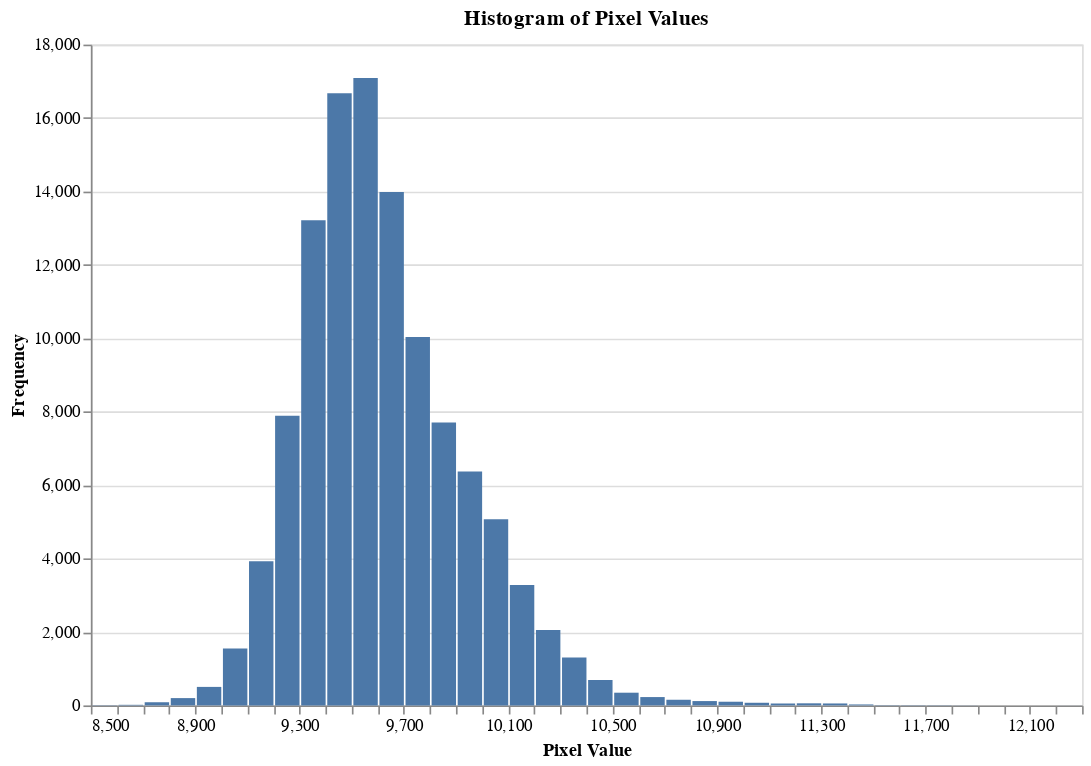

The code cell stored with this chart in its notebook:
### Code cell
import pandas as pd
import altair as alt
alt.data_transformers.disable_max_rows()
band1 = bands[1]
band1_flat = band1.flatten()

# Remove 'no data' values if they exist (e.g., if nodata is represented by -9999 or similar)
band1_clean = band1_flat[band1_flat != dataset.nodata] if dataset.nodata else band1_flat

# Convert the cleaned pixel data into a pandas DataFrame
df = pd.DataFrame({'pixel_value': band1_clean})

# Create a histogram using Altair
histogram = alt.Chart(df).mark_bar().encode(
    alt.X('pixel_value:Q', bin=alt.Bin(maxbins=50), title='Pixel Value'),  # Binning pixel values
    alt.Y('count()', title='Frequency')  # Counting occurrences for each bin
).properties(
    title='Histogram of Pixel Values',
    width=600,
    height=400
)

# Display the histogram
histogram

### Figure 1 — Vega-Lite specification as saved in the notebook (floating-point values rounded to 4 significant figures; data arrays with more than 128 entries replaced by an {"elided": "..."} marker saying what was removed)
{"config": {"view": {"continuousWidth": 400, "continuousHeight": 300}}, "data": {"name": "data-c878076f028ba591ec08d2dbe509d512"}, "mark": "bar", "encoding": {"x": {"bin": {"maxbins": 50}, "field": "pixel_value", "title": "Pixel Value", "type": "quantitative"}, "y": {"aggregate": "count", "title": "Frequency", "type": "quantitative"}}, "height": 400, "title": "Histogram of Pixel Values", "width": 600, "$schema": "https://vega.github.io/schema/vega-lite/v4.17.0.json", "datasets": {"data-c878076f028ba591ec08d2dbe509d512": {"elided": "112896 records"}}}
